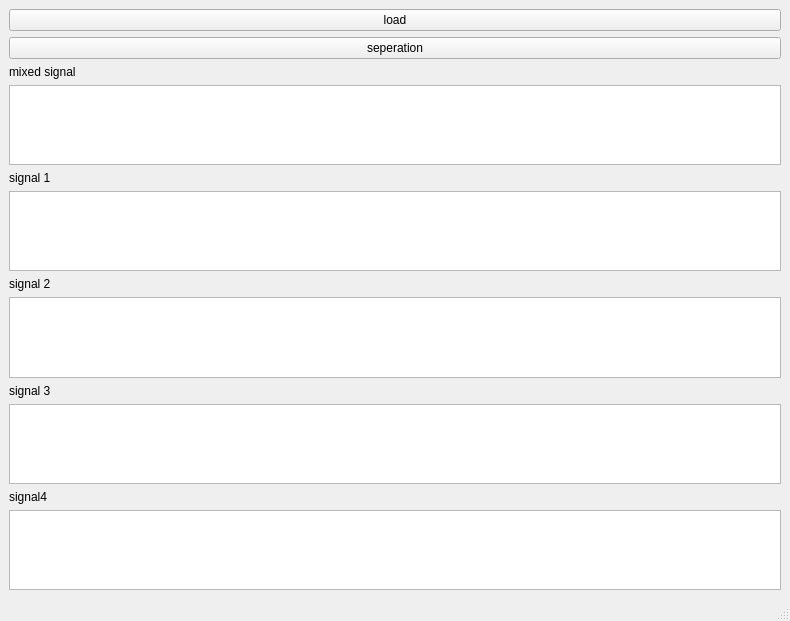
<?xml version="1.0" encoding="UTF-8"?>
<ui version="4.0">
 <class>MainWindow</class>
 <widget class="QMainWindow" name="MainWindow">
  <property name="geometry">
   <rect>
    <x>0</x>
    <y>0</y>
    <width>790</width>
    <height>621</height>
   </rect>
  </property>
  <property name="windowTitle">
   <string>MainWindow</string>
  </property>
  <widget class="QWidget" name="centralwidget">
   <layout class="QGridLayout" name="gridLayout">
    <item row="0" column="0">
     <layout class="QVBoxLayout" name="verticalLayout_4">
      <item>
       <layout class="QHBoxLayout" name="horizontalLayout">
        <item>
         <widget class="QPushButton" name="seperation">
          <property name="text">
           <string>load</string>
          </property>
         </widget>
        </item>
       </layout>
      </item>
      <item>
       <layout class="QVBoxLayout" name="verticalLayout_3">
        <item>
         <widget class="QPushButton" name="pushButton_3">
          <property name="text">
           <string>seperation</string>
          </property>
         </widget>
        </item>
       </layout>
      </item>
     </layout>
    </item>
    <item row="1" column="0">
     <layout class="QVBoxLayout" name="verticalLayout">
      <item>
       <widget class="QLabel" name="label">
        <property name="text">
         <string>mixed signal</string>
        </property>
       </widget>
      </item>
      <item>
       <widget class="PlotWidget" name="graphicsView"/>
      </item>
     </layout>
    </item>
    <item row="2" column="0">
     <layout class="QVBoxLayout" name="verticalLayout_2">
      <item>
       <widget class="QLabel" name="label_2">
        <property name="text">
         <string>signal 1</string>
        </property>
       </widget>
      </item>
      <item>
       <widget class="PlotWidget" name="graphicsView_2"/>
      </item>
     </layout>
    </item>
    <item row="3" column="0">
     <layout class="QVBoxLayout" name="verticalLayout_5">
      <item>
       <widget class="QLabel" name="label_3">
        <property name="text">
         <string>signal 2</string>
        </property>
       </widget>
      </item>
      <item>
       <widget class="PlotWidget" name="graphicsView_3"/>
      </item>
     </layout>
    </item>
    <item row="4" column="0">
     <layout class="QVBoxLayout" name="verticalLayout_6">
      <item>
       <widget class="QLabel" name="label_4">
        <property name="text">
         <string>signal 3</string>
        </property>
       </widget>
      </item>
      <item>
       <widget class="PlotWidget" name="graphicsView_4"/>
      </item>
     </layout>
    </item>
    <item row="5" column="0">
     <layout class="QVBoxLayout" name="verticalLayout_7">
      <item>
       <widget class="QLabel" name="label_5">
        <property name="text">
         <string>signal4</string>
        </property>
       </widget>
      </item>
      <item>
       <widget class="PlotWidget" name="graphicsView_5"/>
      </item>
     </layout>
    </item>
   </layout>
  </widget>
  <widget class="QMenuBar" name="menubar">
   <property name="geometry">
    <rect>
     <x>0</x>
     <y>0</y>
     <width>790</width>
     <height>21</height>
    </rect>
   </property>
  </widget>
  <widget class="QStatusBar" name="statusbar"/>
 </widget>
 <customwidgets>
  <customwidget>
   <class>PlotWidget</class>
   <extends>QGraphicsView</extends>
   <header location="global">pyqtgraph</header>
  </customwidget>
 </customwidgets>
 <resources/>
 <connections/>
</ui>
